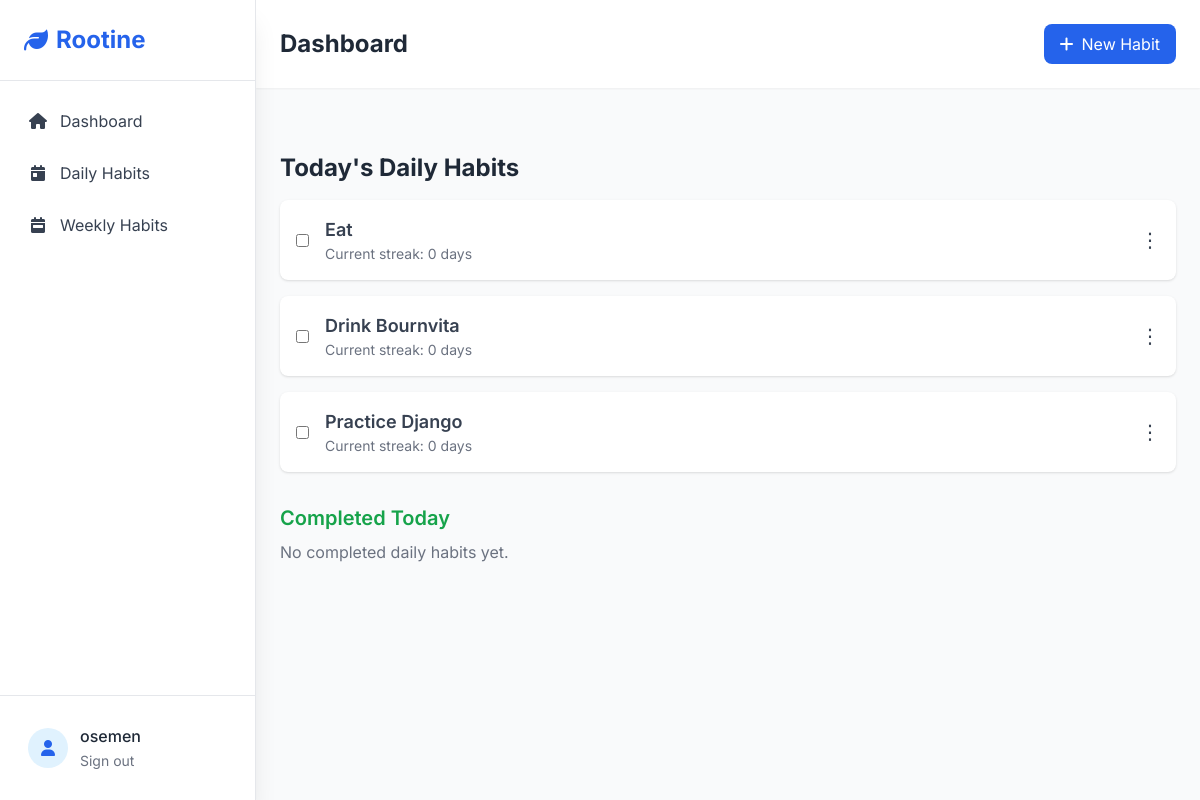
The page /daily_habit/ (signed in) on the database as committed earlier.
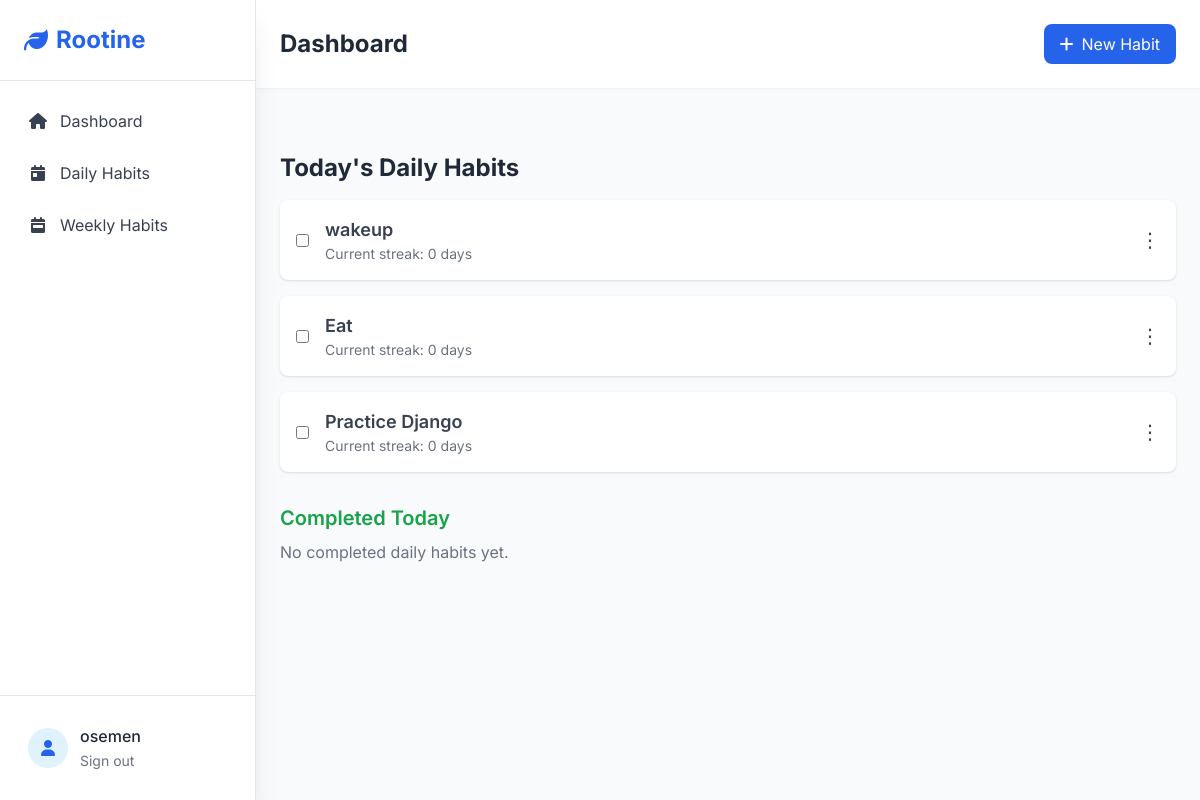
The same page on the database as committed later.
### habit/models.py (models this page shows, shortened)
class Habit(models.Model):
    PERIODICITY = [
        ("daily", "Daily"),
        ("weekly", "Weekly")
    ]
    name = models.CharField(max_length=255, unique=True)
    description = models.TextField(max_length= 1000)
    user = models.ForeignKey(User, on_delete=models.CASCADE)
    periodicity = models.CharField(max_length=10, choices=PERIODICITY)
    created_at = models.DateTimeField(auto_now_add=True)
    updated_at = models.DateTimeField(auto_now=True)
    def is_completed_on(self, day):
        return self.completions.filter(date=day).exists()
    def current_streak(self):
        today = date.today()
        streak = 0
        day_offset = 0
        if self.periodicity == 'daily':
            delta = timedelta(days=1)
            while self.is_completed_on(today - delta * day_offset):
                streak += 1
                day_offset += 1
        elif self.periodicity == 'weekly':
            current_week_start = today - timedelta(days=today.weekday())
            while self.is_completed_in_week(current_week_start - timedelta(weeks=day_offset)):
                streak += 1
                day_offset += 1
        return streak

### habit/views.py (the view)
# urls.py: path("daily_habit/", views.daily_habit, name="daily_habit"),
@login_required
def daily_habit(request):
    user = request.user
    today = date.today()
    daily_habits = Habit.objects.filter(user=user, periodicity="daily")
    incomplete_habits = [habit for habit in daily_habits if not habit.is_completed_on(today)]
    completed_habits = [habit for habit in daily_habits if habit.is_completed_on(today)]
    context = {
        "incomplete_habits": incomplete_habits,
        "completed_habits": completed_habits,
        "user": user,
    }
    return render(request, "daily_habit.html", context)

### templates/daily_habit.html (shortened to what this page needs)
{% extends 'base.html' %}
{% load static %}
{% block content %}
<div class="max-w-4xl mx-auto mt-10">
    <h2 class="text-2xl font-bold text-gray-800 mb-4">Today's Daily Habits</h2>
    <ul id="incomplete-habits" class="space-y-4 mb-8">
        {% for habit in incomplete_habits %}
        <li id="habit-item-{{ habit.id }}"
            class="habit-item flex items-center justify-between bg-white p-4 shadow rounded-lg"
            data-habit-id="{{ habit.id }}" data-completed="false">
            <div class="flex items-center">
                <input
                    type="checkbox"
                    id="habit-{{ habit.id }}"
                    class="habit-checkbox mr-4"
                    onchange="completeHabit(this)">
                <label for="habit-{{ habit.id }}" class="flex-1">
                    <h3 class="habit-name text-lg font-semibold text-gray-700">{{ habit.name }}</h3>
                    <p class="text-sm text-gray-500">Current streak: {{ habit.current_streak }} days</p>
                </label>
            </div>
            <div class="relative group inline-block text-left">
                <button class="text-gray-700 text-xl">⋮</button>
            </div>
        </li>
        {% empty %}
        <p class="text-gray-500">No incomplete daily habits.</p>
        {% endfor %}
    </ul>
    <h3 class="text-xl font-semibold text-green-600 mb-2">Completed Today</h3>
    <ul id="completed-habits" class="space-y-4">
        {% for habit in completed_habits %}
        <li id="habit-item-{{ habit.id }}"
            class="habit-item flex items-center justify-between bg-gray-50 p-4 shadow rounded-lg"
            data-habit-id="{{ habit.id }}" data-completed="true">
            <div class="flex items-center">
                <input
                    type="checkbox"
                    id="habit-{{ habit.id }}"
                    class="habit-checkbox mr-4"
                    onchange="completeHabit(this)"
                    checked>
                <label for="habit-{{ habit.id }}" class="flex-1">
                    <h3 class="habit-name text-lg font-semibold text-gray-700">{{ habit.name }}</h3>
                    <p class="text-sm text-gray-500">Current streak: {{ habit.current_streak }} days</p>
                </label>
            </div>
            <div class="relative group inline-block text-left">
                <button class="text-gray-700 text-xl">⋮</button>
                <div class="absolute right-0 bg-white shadow-lg rounded-lg w-32 z-50 opacity-0 group-hover:opacity-100 invisible group-hover:visible transition-all duration-200"
                    style="top: 2.5rem;">
                    <a href="{% url 'edit_habit' habit.pk %}" class="block px-4 py-2 text-gray-700 hover:bg-gray-100">Edit</a>
                    <a href="{% url 'delete_habit' habit.pk %}" class="block px-4 py-2 text-red-600 hover:bg-gray-100">Delete</a>
                    <a href="{% url 'detail_habit' habit.pk %}" class="block px-4 py-2 text-gray-700 hover:bg-gray-100">View Analytics</a>
                </div>
            </div>
        </li>
        {% empty %}
        <p class="text-gray-500">No completed daily habits yet.</p>
        {% endfor %}
    </ul>
</div>
{% endblock %}

Rows that differ between the two databases and show on the page:
no longer on this page (row edited): Habit: name "Drink Bournvita", current_streak "0"
now on this page (row edited): Habit: name "wakeup", current_streak "0"
